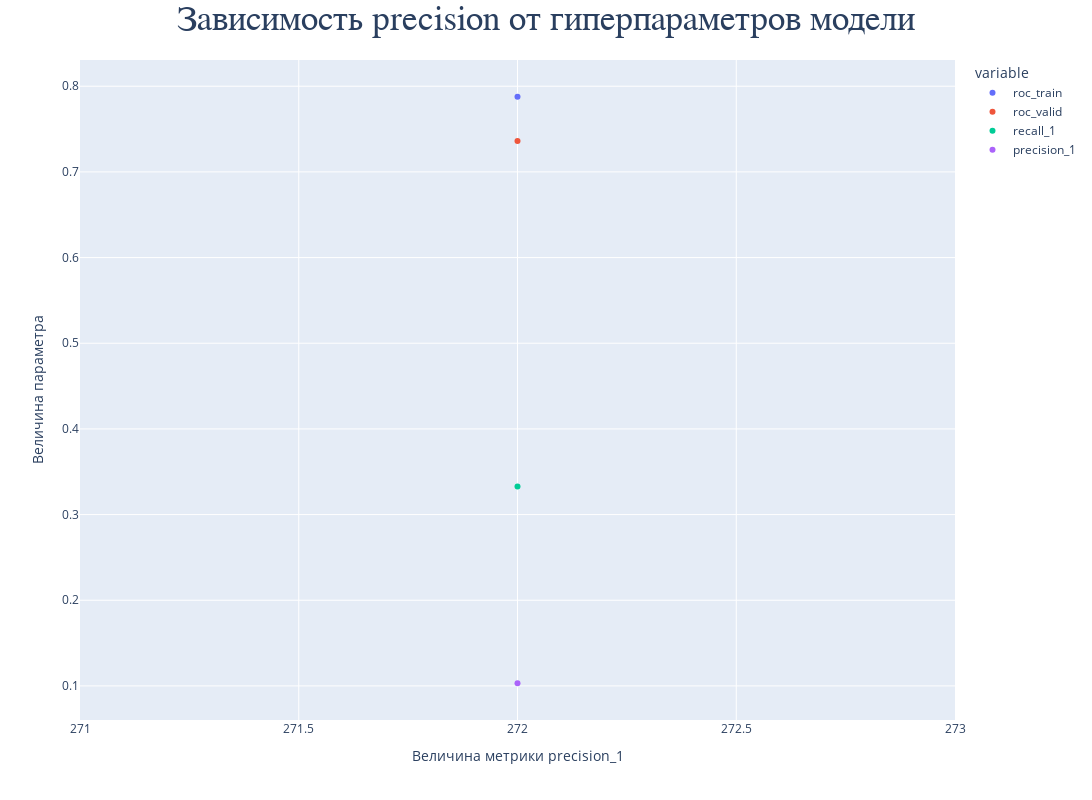

The cell this chart's notebook holds for it:
### Code cell
# Построим зависимость метрик качества модели от number

fig = px.scatter(
    data_frame=optuna_study_gb_meta_pd[optuna_study_gb_meta_pd['roc_valid']>0.9999*(optuna_study_gb_meta_pd['roc_valid'].max())],
    x='number', #ось абсцисс
    y=['roc_train','roc_valid','recall_1','precision_1'], #ось ординат
)
fig.update_layout(
    title ={
        'text':'Зависимость precision от гиперпараметров модели', # Имя рабочей плоскости
        'font':{'size':35,'family':"Times New Roman"}, # размер и стиль написания имени рабочей плоскости
        'x':0.5, # Смешение имени по оси "x" на половину рабочей плоскости
        },
    height =800,# Высота рабочей плоскости
    width = 1350, # Ширина рабочей плоскости
    bargap=0.2, # Добавил расстояния между столбами гистограммы
    xaxis_title='Величина метрики precision_1',
    yaxis_title='Величина параметра')
fig.update_xaxes(showspikes=True)
fig.update_yaxes(showspikes=True)

fig.show()

### Figure 1 — Plotly figure (JSON) as saved in the notebook; plotly's stock layout.template omitted (floating-point values rounded to 4 significant figures)
{"data": [{"hovertemplate": "variable=roc_train<br>number=%{x}<br>value=%{y}<extra></extra>", "legendgroup": "roc_train", "marker": {"color": "#636efa", "symbol": "circle"}, "mode": "markers", "name": "roc_train", "orientation": "v", "showlegend": true, "type": "scatter", "x": [272], "xaxis": "x", "y": [0.7877], "yaxis": "y"}, {"hovertemplate": "variable=roc_valid<br>number=%{x}<br>value=%{y}<extra></extra>", "legendgroup": "roc_valid", "marker": {"color": "#EF553B", "symbol": "circle"}, "mode": "markers", "name": "roc_valid", "orientation": "v", "showlegend": true, "type": "scatter", "x": [272], "xaxis": "x", "y": [0.7362], "yaxis": "y"}, {"hovertemplate": "variable=recall_1<br>number=%{x}<br>value=%{y}<extra></extra>", "legendgroup": "recall_1", "marker": {"color": "#00cc96", "symbol": "circle"}, "mode": "markers", "name": "recall_1", "orientation": "v", "showlegend": true, "type": "scatter", "x": [272], "xaxis": "x", "y": [0.3328], "yaxis": "y"}, {"hovertemplate": "variable=precision_1<br>number=%{x}<br>value=%{y}<extra></extra>", "legendgroup": "precision_1", "marker": {"color": "#ab63fa", "symbol": "circle"}, "mode": "markers", "name": "precision_1", "orientation": "v", "showlegend": true, "type": "scatter", "x": [272], "xaxis": "x", "y": [0.1031], "yaxis": "y"}], "layout": {"bargap": 0.2, "height": 800, "legend": {"title": {"text": "variable"}, "tracegroupgap": 0}, "margin": {"t": 60}, "title": {"font": {"family": "Times New Roman", "size": 35}, "text": "Зависимость precision от гиперпараметров модели", "x": 0.5}, "width": 1350, "xaxis": {"anchor": "y", "domain": [0, 1], "showspikes": true, "title": {"text": "Величина метрики precision_1"}}, "yaxis": {"anchor": "x", "domain": [0, 1], "showspikes": true, "title": {"text": "Величина параметра"}}}}
